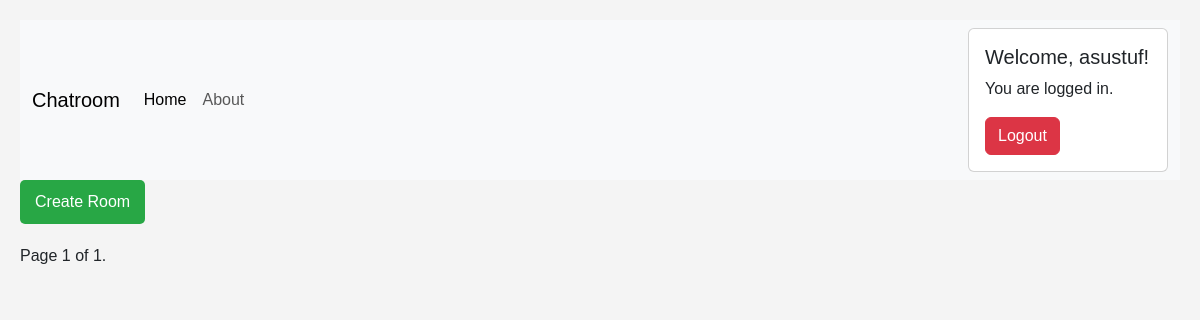
The app's page / (signed in), older data.
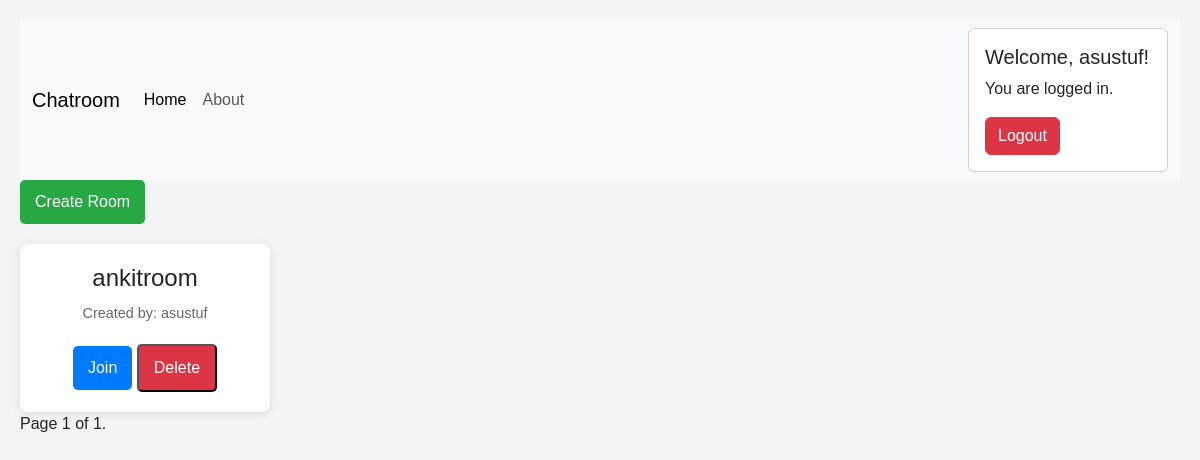
The same page, newer data.
### core/models.py (models this page shows, shortened)
class rooms(models.Model):
    creator = models.ForeignKey(User, on_delete=models.CASCADE, null=True)
    name = models.TextField(max_length=20)

### core/views.py (the view)
# urls.py: 2. Add a URL to urlpatterns:  path('', views.home, name='home')
class home(ListView):
    model = rooms
    paginate_by = 6
    template_name = "core/home.html"
    context_object_name = 'rooms'

### core/templates/core/home.html (shortened to what this page needs)
{% extends "core/base.html" %}
{% block content %}
    <a href="{% url 'create_room' %}" class="create-room-button">Create Room</a>
    <div class="chatroom-container">
        {% for r in rooms %}
        <div class="chatroom-card">
            <h2 class="room-name">{{ r.name }}</h2>
            <p class="room-creator">Created by: {{ r.creator.username }}</p>
            <a href="{% url 'join_room' r.id %}" class="join-button">Join</a>
            {% if r.creator == user %}
                <form action="{%url 'delete_room' r.id%}" method="post" style="display: inline;">
                    <button type="submit" class="delete-button">Delete</button>
                </form>
            {% endif %}
        </div>
        {% endfor %}
    </div>
    <div class="pagination">
        <span class="step-links">
            <span class="current">
                Page {{ page_obj.number }} of {{ page_obj.paginator.num_pages }}.
            </span>
        </span>
    </div>
{% endblock %}

Row changes from the older to the newer data that the page shows:
added rooms: name "ankitroom", creator.username "asustuf", shows "Delete"
